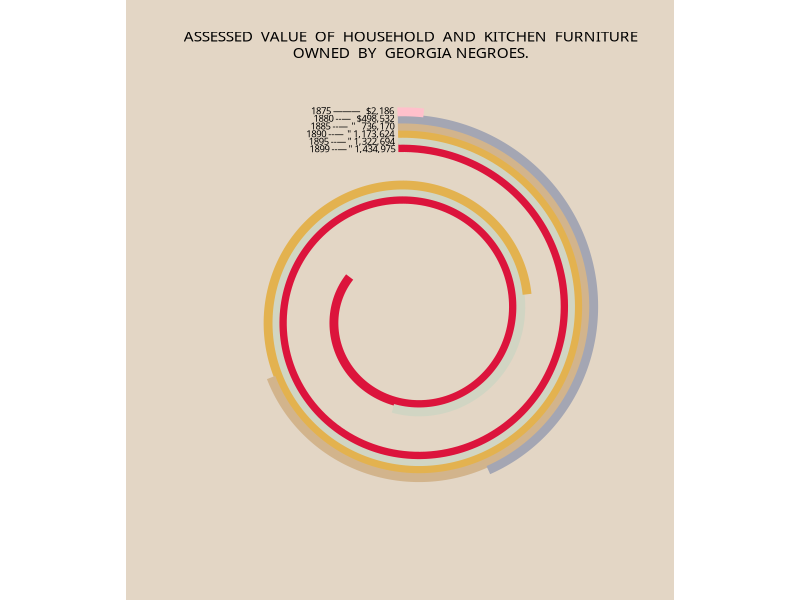

This chart was generated by the following R code: (Note: this script raises an error after producing the figure.)
## ---- chunk 1
knitr::opts_chunk$set(echo = TRUE)
## ---- chunk 2
library(ggplot2)

# this post helped me get started! 
# https://stackoverflow.com/questions/55132352/geom-path-refuses-to-cross-over-the-0-360-line-in-coord-polar

spiral1 <- data.frame(x = seq(0, 360*1.85, length.out = 300))
spiral2 <- data.frame(x = seq(0, 300*1.85, length.out = 300))
spiral3 <- data.frame(x = seq(0, 240*1.85, length.out = 300))
spiral4 <- data.frame(x = seq(0, 135*1.85, length.out = 300))
spiral5 <- data.frame(x = seq(0, 85*1.85, length.out = 300))
spiral6 <- data.frame(x = seq(0, 4*1.85, length.out = 300))

label = c("1875 ———   $2,186",
          "1880 --—   $498,532",
          '1885 --—  "   736,170',
          '1890 --—  " 1,173,624',
          '1895 --— " 1,322,694',
          '1899 --— " 1,434,975'
)
x_cord <- c(666.45,666.5,666.65,667,667,667)
y_cord <- c(924,871, 818,765,712,659)
labelsdf <- data.frame(label, x_cord, y_cord)
## ---- chunk 3
ggplot() +
  geom_line(data=spiral1, aes(x, x),size=3, color="#dc143c") +
  geom_line(data=spiral2, aes(x+110.9, x+162),size=3, color="#D1D5C3") +
  geom_line(data=spiral3, aes(x+221.75, x+321),size=3, color="#E3B24F") +
  geom_line(data=spiral4, aes(x+415.9, x+565),size=3, color="#d2b48c") +
  geom_line(data=spiral5, aes(x+508.27, x+707),size=3, color="#A4A6B3") +
  geom_line(data=spiral6, aes(x+658.1, x+907),size=3, color="#ffc0cb") +

  scale_x_continuous(limits = c(0, 360),
                     oob = scales::oob_keep
                     ) +
  coord_polar(direction=-1, start=7.3 ) +
  ylim(-500,NA) +
  theme_minimal() +
  xlab("") + ylab("")  +
  theme(
        text=element_text(family="PublicSans-Black"),
        panel.grid.major = element_blank(), panel.grid.minor = element_blank(),
        axis.text.y =  element_blank(),
        axis.text.x = element_blank(),
        axis.ticks = element_blank(),
        plot.background = element_rect(fill="#E3D6C5", color = NA),
        panel.background = element_rect(fill="#E3D6C5", color = NA),
        # plot.margin = unit(c(-1.75, 3, -1.75, 3), "cm"),
        plot.title = element_text(vjust=-5, hjust=.5, margin=margin(0,0,15,0), size=11),
        legend.title=element_blank(),
        legend.text = element_text(size = 6),
        legend.margin=margin(-30,-30,-10,-30)
  ) +
  ggtitle("ASSESSED  VALUE  OF  HOUSEHOLD  AND  KITCHEN  FURNITURE\nOWNED  BY  GEORGIA NEGROES.") +
  ggplot2::geom_text(data=labelsdf, hjust = 1, size = 2.4, family="PublicSans-Thin_Bold",
              aes(x = x_cord, 
                  y = y_cord, 
                  label = label)
            
            ) +
  ggsave("plot.png", dpi=1500)
